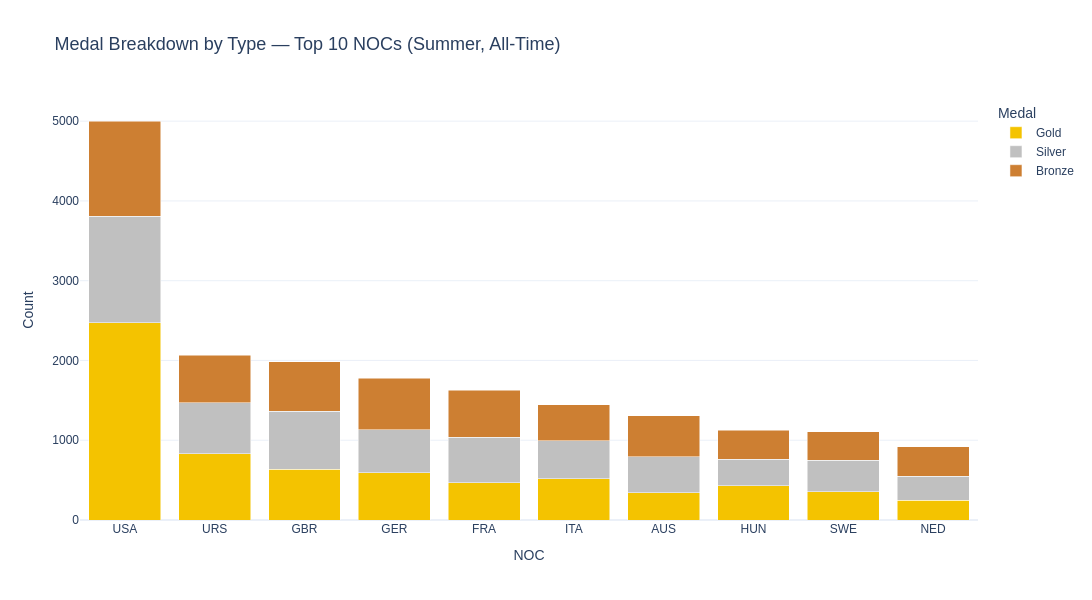

Notebook cell for this chart:
### Markdown cell above
## 3. Medal Breakdown by Type — Top 10 NOCs

### Code cell
medal_type_noc = (
    summer[summer['Medal_Won'] == 1]
    .groupby(['NOC', 'Medal'])['ID']
    .count()
    .reset_index()
    .rename(columns={'ID': 'Count'})
)
medal_type_noc = medal_type_noc[medal_type_noc['NOC'].isin(top10_noc)]

medal_color = {
    'Gold':   OLY['yellow'],
    'Silver': '#C0C0C0',
    'Bronze': '#CD7F32'
}

fig = px.bar(
    medal_type_noc, x='NOC', y='Count', color='Medal',
    color_discrete_map=medal_color,
    barmode='stack',
    title='Medal Breakdown by Type — Top 10 NOCs (Summer, All-Time)',
    template='plotly_white', width=1100, height=600,
    category_orders={'Medal': ['Gold', 'Silver', 'Bronze'],
                     'NOC': top10_noc}
)
fig.update_layout(font_family='Arial', title_font_size=18)
fig.write_html(OUT_FIGS / 'athlete_bar_medalTypeByNOC.html')
fig.show()
logger.info('Saved medal type breakdown chart.')

### Figure 1 — Plotly figure (JSON) as saved in the notebook; plotly's stock layout.template omitted (floating-point values rounded to 4 significant figures)
{"data": [{"hovertemplate": "Medal=Gold<br>NOC=%{x}<br>Count=%{y}<extra></extra>", "legendgroup": "Gold", "marker": {"color": "#F4C300", "pattern": {"shape": ""}}, "name": "Gold", "orientation": "v", "showlegend": true, "textposition": "auto", "type": "bar", "x": ["AUS", "FRA", "GBR", "GER", "HUN", "ITA", "NED", "SWE", "URS", "USA"], "xaxis": "x", "y": [342, 465, 636, 592, 432, 518, 245, 354, 832, 2472], "yaxis": "y"}, {"hovertemplate": "Medal=Silver<br>NOC=%{x}<br>Count=%{y}<extra></extra>", "legendgroup": "Silver", "marker": {"color": "#C0C0C0", "pattern": {"shape": ""}}, "name": "Silver", "orientation": "v", "showlegend": true, "textposition": "auto", "type": "bar", "x": ["AUS", "FRA", "GBR", "GER", "HUN", "ITA", "NED", "SWE", "URS", "USA"], "xaxis": "x", "y": [452, 575, 729, 538, 328, 474, 302, 396, 635, 1333], "yaxis": "y"}, {"hovertemplate": "Medal=Bronze<br>NOC=%{x}<br>Count=%{y}<extra></extra>", "legendgroup": "Bronze", "marker": {"color": "#CD7F32", "pattern": {"shape": ""}}, "name": "Bronze", "orientation": "v", "showlegend": true, "textposition": "auto", "type": "bar", "x": ["AUS", "FRA", "GBR", "GER", "HUN", "ITA", "NED", "SWE", "URS", "USA"], "xaxis": "x", "y": [510, 587, 620, 649, 363, 454, 371, 358, 596, 1197], "yaxis": "y"}], "layout": {"barmode": "stack", "font": {"family": "Arial"}, "height": 600, "legend": {"title": {"text": "Medal"}, "tracegroupgap": 0}, "title": {"font": {"size": 18}, "text": "Medal Breakdown by Type — Top 10 NOCs (Summer, All-Time)"}, "width": 1100, "xaxis": {"anchor": "y", "categoryarray": ["USA", "URS", "GBR", "GER", "FRA", "ITA", "AUS", "HUN", "SWE", "NED"], "categoryorder": "array", "domain": [0.0, 1.0], "title": {"text": "NOC"}}, "yaxis": {"anchor": "x", "domain": [0.0, 1.0], "title": {"text": "Count"}}}}
